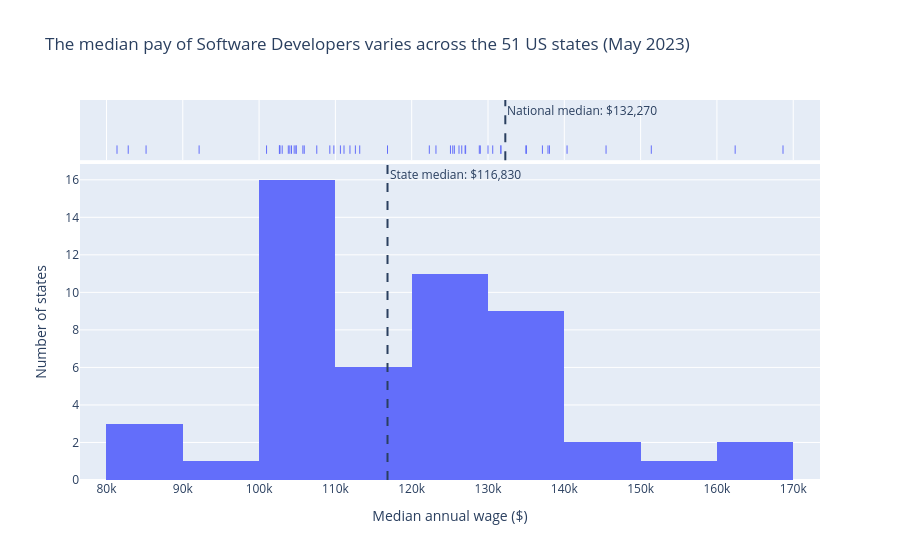

Notebook code cell kept with this figure:
### Markdown cell above
## Visualisation 2 - Histogram
- **Objective:** Investigate how Software Developers median pay is distributed across the 51 states
- **Visualisation type:** The histogram to show how a numeric value (median pay) is distributed across the states showing how concentrated or spread out they are.

### Code cell
software_states = state.loc[(state['OCC_TITLE'] == "Software Developers")]
national_median_software = national.loc[national['OCC_TITLE'] == "Software Developers", "A_MEDIAN"].iloc[0]
state_median_software = state.loc[state['OCC_TITLE'] == "Software Developers", "A_MEDIAN"].median()
fig_hist = px.histogram(
    software_states,
    x = 'A_MEDIAN',
    nbins = 10,
    title = 'The median pay of Software Developers varies across the 51 US states (May 2023)',
    labels = {"A_MEDIAN" : "Median annual wage ($)", "count": "Number of states"},
    marginal="rug",
    hover_name="AREA_TITLE"
)
fig_hist.add_vline(x=national_median_software, line_dash="dash", row=2, col=1,annotation_text=f"National median: ${national_median_software:,.0f}")
fig_hist.add_vline(x=state_median_software, line_dash="dash", row=1, col=1, annotation_text=f"State median: ${state_median_software:,.0f}")
fig_hist.update_layout(yaxis_title="Number of states")
fig_hist.show()

### Figure 1 — Plotly figure (JSON) as saved in the notebook; plotly's stock layout.template omitted (floating-point values rounded to 4 significant figures)
{"data": [{"alignmentgroup": "True", "bingroup": "x", "hovertemplate": "Median annual wage ($)=%{x}<br>count=%{y}<extra></extra>", "legendgroup": "", "marker": {"color": "#636efa", "pattern": {"shape": ""}}, "name": "", "nbinsx": 10, "offsetgroup": "", "orientation": "v", "showlegend": false, "type": "histogram", "x": [102730, 151400, 123180, 92140, 168660, 134960, 125080, 131690, 140360, 122310, 127070, 104860, 102700, 126200, 105740, 105920, 104250, 103030, 104840, 113190, 138050, 137130, 103830, 125380, 85190, 104600, 109270, 109800, 125590, 128860, 131680, 126560, 145470, 130620, 100980, 107560, 104030, 130000, 111910, 128990, 111130, 82850, 110660, 127000, 116830, 112620, 135040, 162390, 81380, 102660, 137860], "xaxis": "x", "yaxis": "y"}, {"alignmentgroup": "True", "boxpoints": "all", "fillcolor": "rgba(255,255,255,0)", "hoveron": "points", "hovertemplate": "<b>%{hovertext}</b><br><br>Median annual wage ($)=%{x}<extra></extra>", "hovertext": ["Alabama", "Alaska", "Arizona", "Arkansas", "California", "Colorado", "Connecticut", "Delaware", "District of Columbia", "Florida", "Georgia", "Hawaii", "Idaho", "Illinois", "Indiana", "Iowa", "Kansas", "Kentucky", "Louisiana", "Maine", "Maryland", "Massachusetts", "Michigan", "Minnesota", "Mississippi", "Missouri", "Montana", "Nebraska", "Nevada", "New Hampshire", "New Jersey", "New Mexico", "New York", "North Carolina", "North Dakota", "Ohio", "Oklahoma", "Oregon", "Pennsylvania", "Rhode Island", "South Carolina", "South Dakota", "Tennessee", "Texas", "Utah", "Vermont", "Virginia", "Washington", "West Virginia", "Wisconsin", "Wyoming"], "jitter": 0, "legendgroup": "", "line": {"color": "rgba(255,255,255,0)"}, "marker": {"color": "#636efa", "symbol": "line-ns-open"}, "name": "", "offsetgroup": "", "showlegend": false, "type": "box", "x": [102730, 151400, 123180, 92140, 168660, 134960, 125080, 131690, 140360, 122310, 127070, 104860, 102700, 126200, 105740, 105920, 104250, 103030, 104840, 113190, 138050, 137130, 103830, 125380, 85190, 104600, 109270, 109800, 125590, 128860, 131680, 126560, 145470, 130620, 100980, 107560, 104030, 130000, 111910, 128990, 111130, 82850, 110660, 127000, 116830, 112620, 135040, 162390, 81380, 102660, 137860], "xaxis": "x2", "yaxis": "y2"}], "layout": {"annotations": [{"showarrow": false, "text": "National median: $132,270", "x": 132270, "xanchor": "left", "xref": "x2", "y": 1, "yanchor": "top", "yref": "y2 domain"}, {"showarrow": false, "text": "State median: $116,830", "x": 116830, "xanchor": "left", "xref": "x", "y": 1, "yanchor": "top", "yref": "y domain"}], "barmode": "relative", "legend": {"tracegroupgap": 0}, "shapes": [{"line": {"dash": "dash"}, "type": "line", "x0": 132270, "x1": 132270, "xref": "x2", "y0": 0, "y1": 1, "yref": "y2 domain"}, {"line": {"dash": "dash"}, "type": "line", "x0": 116830, "x1": 116830, "xref": "x", "y0": 0, "y1": 1, "yref": "y domain"}], "title": {"text": "The median pay of Software Developers varies across the 51 US states (May 2023)"}, "xaxis": {"anchor": "y", "domain": [0, 1], "title": {"text": "Median annual wage ($)"}}, "xaxis2": {"anchor": "y2", "domain": [0, 1], "matches": "x", "showgrid": true, "showticklabels": false}, "yaxis": {"anchor": "x", "domain": [0, 0.8316], "title": {"text": "Number of states"}}, "yaxis2": {"anchor": "x2", "domain": [0.8416, 1], "matches": "y2", "showgrid": false, "showline": false, "showticklabels": false, "ticks": ""}}}
